Frame 1 (no input): blank canvas, image omitted
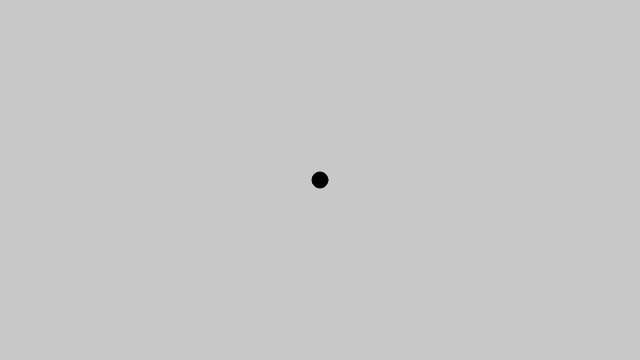
Frame 2 (the mouse pressed at the canvas centre, redrawn once)

The p5.js sketch that drew this single still picture (run headless with seeded random() and noise() and a simulated clock; the mouse was pressed at the canvas centre and the sketch redrawn once):

// p5.js sketch
// ── sketch.js
// create graph object
let graph = new Graph(false);

// only run ones when page is loaded
function setup() {
  createCanvas(640, 360);
  noLoop();
  //add some random nodes to the graph
  //graph = generateRandomGraph(50, 10, true)
}

// draw loop
function draw() {
  background(200);
  graph.draw();
}

// when mousePressed add new node in mouse position
function mousePressed() {
  let newNode = graph.addNode(createVector(mouseX, mouseY));
  if (newNode)
    graph.nodes.forEach(node => {
      graph.addEdge(newNode, node);
    });


  if (!graph.isDirected)
    // runs prim's 
    Prims.run(graph);

  draw();
}

function generateRandomGraph(numberOfNodes, numberOfEdges, isDirected) {
  let graph = new Graph(isDirected);

  // add nodes to the graph
  for (let i = 0; i < numberOfNodes; i++) {
    let v = createVector(random(width), random(height));
    graph.addNode(v);
  }

  let len = graph.nodes.length;

  // make sure the graph is connected (in case of undirected graphs)
  if (!graph.isDirected)
    for (let i = 0; i < len; i++)
      graph.addEdge(graph.nodes[i], graph.nodes[Math.round(random(len - 1))]);


  // add edges to the graph
  for (let i = 0; i < numberOfEdges; i++)
    graph.addEdge(graph.nodes[Math.round(random(len - 1))], graph.nodes[Math.round(random(len - 1))]);

  return graph;
}
// ── dijkstra.js
class Dijkstra {
    static run(graph, startNode) {
        let pq = new PriorityQueue();

        // Set distances to all nodes to be infinite except startNode
        startNode.value = 0;
        pq.enqueue(startNode);
        graph.nodes.forEach(node => {
            if (!node.position.equals(startNode.position)) node.value = Infinity;
            node.prev = null;
            node.edges.forEach(element => {
                element.isBold = false;
            });
        });

        while (!pq.isEmpty()) {
            let minNode = pq.dequeue();

            let currNode = minNode.data;
            let weight = minNode.priority;

            minNode.edges.forEach(edge => {
                let alt = minNode.value + edge.weight;
                if (alt < edge.node2.value) {
                    edge.node2.value = alt;
                    edge.node2.prev = minNode;
                    pq.enqueue(edge.node2);
                }
            });
        }

        // graph.nodes.forEach(node => {
        //     if (node.prev)
        //         node.prev.edges.forEach(element => {
        //                 if (element.node2.position.equals(node.position))
        //                     element.isBold = true;
        //         });
        // });

        let target = graph.nodes[graph.nodes.length - 1];
        while (target.prev) {
            for (let i = 0; i < target.prev.edges.length; i++) {
                if (target.prev.edges[i].node2.position.equals(target.position)) {
                    target.prev.edges[i].isBold = true;
                    break;
                }
            }
            target = target.prev;
        }
    }
}
// ── edge.js
class Edge {
    constructor(node1, node2, weight, isBold) {
        this.node1 = node1;
        this.node2 = node2;
        this.weight = weight;
        
        // for visualization
        this.isBold  = isBold;
        this.isVisited = false;
    }

    draw() {
        // set colors
        strokeWeight(this.isBold ? 2 : 0.05)
        fill( this.isBold ? (255,0,0) : (0, 0, 0, 0.7*255))

        // draw line between the 2 nodes
        line(this.node1.position.x, this.node1.position.y, this.node2.position.x, this.node2.position.y);

        // check if directed edge
        if(!this.node2.isConnectedTo(this.node1))
            // if so draw arraw at the end of the line
            this.drawArrow();
    }

    drawArrow() {
        const position1 = this.node1.position;
        const position2 = this.node2.position;
        const offset = 10;

        push() //start new drawing state
        let angle = atan2(position1.y - position2.y,
                         position1.x - position2.x); //gets the angle of the line
        translate(position2.x, position2.y); //translates to the destination vertex
        rotate(angle-HALF_PI); //rotates the arrow point
        triangle(-offset*0.25, 15, offset*0.25, 15, 0, 10); //draws the arrow point as a triangle
        pop();
    }
}
// ── graph.js
class Graph {
    constructor(isDirected) {
        this.isDirected = isDirected;
        this.nodes = [];
    }

    addNode(position) {
        // check if unique node
        let isUnique = true;
        for (let node of this.nodes) {
            if (node.position.equals(position)) {
                isUnique = false;
                break;
            }
        }

        // if not return
        if (!isUnique) return;

        // if unique add it
        let newNode = new Node(position);
        this.nodes.push(newNode);

        return newNode;
    }

    addEdge(node1, node2) {
        node1.addEdge(node2);
        if (!this.isDirected)
            node2.addEdge(node1);
    }

    draw() {
        this.nodes.forEach(node => {
            node.draw();
        });
    }
}
// ── node.js
class Node {
    constructor(position) {
        this.position = position;
        this.edges = [];
    }

    addEdge(neighbor) {
        // return if edge already exists
        if(this.isConnectedTo(neighbor)) return;

        // return if self loop
        if(this.position.equals(neighbor.position)) return;

        // calculate distance from new neighbor (edge weight)
        const edgeWeight = dist(this.position.x, this.position.y,
                        neighbor.position.x, neighbor.position.y);

        // create the new edge
        let newEdge = new Edge(this, neighbor, edgeWeight, false);

        // add it
        this.edges.push(newEdge);
    }

    // Is this node connected to another node?
    isConnectedTo(neighbor) {
        let isConnected = false;
        for(let edge of this.edges) {
            if(edge.node2.position.equals(neighbor.position)){
                isConnected = true;
                break;
            }
        }
        return isConnected;
    }

    draw() {
        // draw edges
        this.edges.forEach(edge => edge.draw());

        // set color and stroke
        fill(0);
        stroke(0);

        // draw node
        ellipse(this.position.x, this.position.y, 16, 16);
    }
}
// ── prims.js
class Prims {
    static run(graph) {
        var reached = [];
        var unreached = [];

        for (var i = 0; i < graph.nodes.length; i++) {
            unreached.push(graph.nodes[i]);//beginning all the vertices are unreached
            graph.nodes[i].edges.forEach(element => {
                element.isBold = false;
            });
        }

        reached.push(unreached[0]);//random point for the reached
        unreached.splice(0, 1);

        while(unreached.length > 0){
            var record = 100000;//beginning the dist record is 10000
            var rIndex;
            var uIndex;
            var eIndex;

            for (var i = 0; i < reached.length; i++) {
                let edges = reached[i].edges;
                for (var j = 0; j < edges.length; j++) {
                    var v1 = reached[i].position;
                    var v2 = edges[j].node2.position;

                    let unreachedIndex = Prims.contains(unreached,v2);
                    if(unreachedIndex == -1) continue;

                    var d = edges[j].weight;

                    if (d < record) {
                        record = d;//update the record to make the smallest dist in the record
                        rIndex = i;
                        eIndex = j;
                        uIndex = unreachedIndex;
                    }
                }
            }

            // stroke(255, 0, 0);
            // strokeWeight(2);
            reached[rIndex].edges[eIndex].isBold = true;
            //line(reached[rIndex].position.x, reached[rIndex].position.y, unreached[uIndex].position.x, unreached[uIndex].position.y);
    
            reached.push(unreached[uIndex]);//random point for the reached
            unreached.splice(uIndex, 1);

        }
    }

    static contains(array, item) {
        for (let index = 0; index < array.length; index++) {
            if (array[index].position.equals(item)) {
                return index;
            }
        }
        return -1;
    }
}
// ── priorityQueue.js
// PriorityQueue class 
class PriorityQueue {

    // An array is used to implement priority 
    constructor() {
        this.items = [];
    }

    // enqueue function to add element 
    // to the queue as per priority 
    enqueue(node) {
        // creating object from queue element
        var contain = false;

        // iterating through the entire 
        // item array to add element at the 
        // correct location of the Queue 
        for (var i = 0; i < this.items.length; i++) {
            if (this.items[i].value > node.value) {
                // Once the correct location is found it is 
                // enqueued 
                this.items.splice(i, 0, node);
                contain = true;
                break;
            }
        }

        // if the element have the highest priority 
        // it is added at the end of the queue 
        if (!contain) {
            this.items.push(node);
        }
    }

    // dequeue method to remove 
    // element from the queue 
    dequeue() {
        // return the dequeued element 
        // and remove it. 
        // if the queue is empty 
        // returns Underflow 
        if (this.isEmpty())
            return "Underflow";
        return this.items.shift();
    }

    // front function 
    front() {
        // returns the highest priority element 
        // in the Priority queue without removing it. 
        if (this.isEmpty())
            return "No elements in Queue";
        return this.items[0];
    }

    // rear function 
    rear() {
        // returns the lowest priorty 
        // element of the queue 
        if (this.isEmpty())
            return "No elements in Queue";
        return this.items[this.items.length - 1];
    }

    // isEmpty function 
    isEmpty() {
        // return true if the queue is empty. 
        return this.items.length == 0;
    }
} 
// ── test.js

var vertices = [];

function setup() {
  createCanvas(640, 360);
}

function mousePressed() {
  var v = createVector(mouseX, mouseY);
  vertices.push(v);
}

function draw() {
  background(51);
  
  var reached = [];
  var unreached = [];
  
  for(var i = 0; i < vertices.length; i++) {
    unreached.push(vertices[i]);//beginning all the vertices are unreached
  }
  
  reached.push(unreached[0]);//random point for the reached
  unreached.splice(0, 1);
  
  while(unreached.length > 0) {
    var record = 100000;//beginning the dist record is 10000
    var rIndex;
    var uIndex;
    
    for(var i = 0; i < reached.length; i++) {
      for(var j = 0; j < unreached.length; j++) {
        var v1 = reached[i];
        var v2 = unreached[j];
        
        var d = dist(v1.x, v1.y, v2.x, v2.y);
        
        if(d < record) {
          record = d;//update the record to make the smallest dist in the record
          rIndex = i;
          uIndex = j;
        }
      }
    }
    
    stroke(255);
    strokeWeight(2);
  
    line(reached[rIndex].x, reached[rIndex].y, unreached[uIndex].x, unreached[uIndex].y);
    
    reached.push(unreached[uIndex]);//random point for the reached
    unreached.splice(uIndex, 1);
    
  }
  
  
  for(var i = 0; i < vertices.length; i++) {
    fill(255);
    stroke(255);
    ellipse(vertices[i].x, vertices[i].y, 16, 16);
  }
}
